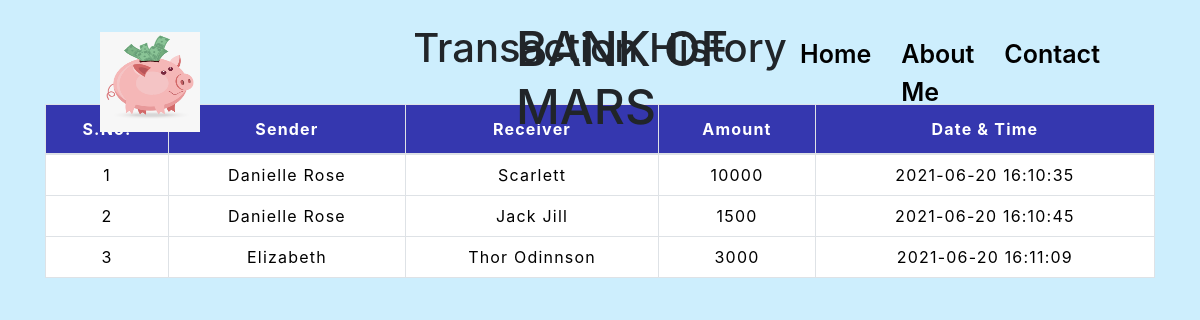
The page /transactionhistory.php on the database its author committed.
### tables this page shows
CREATE TABLE `transaction` (
  `sno` int(3) NOT NULL,
  `sender` text NOT NULL,
  `receiver` text NOT NULL,
  `balance` int(10) NOT NULL,
  `datetime` datetime NOT NULL DEFAULT current_timestamp()
);

### transactionhistory.php (the view, shortened to what this page needs)
<!DOCTYPE html>
<html lang="en">
<head>
    <link rel="stylesheet" href="https://stackpath.bootstrapcdn.com/bootstrap/4.5.2/css/bootstrap.min.css">
    <link rel="stylesheet" type="text/css" href="css/table.css">
</head>
  <body style= background-color:#cdeefd; >
      <?php
        include 'navbar.php';
      ?>
	<div class="container">
        <h2 class="text-center pt-4">Transaction History</h2>
       <br>
       <div class="table-responsive-sm">
     <table class="table table-hover table-striped table-condensed table-bordered">
        <thead>
            <tr>
                <th class="text-center">S.No.</th>
                <th class="text-center">Sender</th>
                <th class="text-center">Receiver</th>
                <th class="text-center">Amount</th>
                <th class="text-center">Date & Time</th>
            </tr>
        </thead>
        <tbody>
        <?php
            include 'config.php';
            $sql ="select * from transaction";
            $query =mysqli_query($conn, $sql);
            while($rows = mysqli_fetch_assoc($query))
            {
        ?>
            <tr>
            <td class="py-2"><?php echo $rows['sno']; ?></td>
            <td class="py-2"><?php echo $rows['sender']; ?></td>
            <td class="py-2"><?php echo $rows['receiver']; ?></td>
            <td class="py-2"><?php echo $rows['balance']; ?> </td>
            <td class="py-2"><?php echo $rows['datetime']; ?> </td>
        <?php
            }
        ?>
        </tbody>
    </table>
    </div>
</div>
</body>
</html>

### css/table.css (style rules this page uses)
h2 { font-size: 40px; }
table { letter-spacing: 1.2px; color: white; }
td { text-align: center; color: black; }

### transactionhistory.php (style rules this page uses)
th { background-color: #3537af; color: white; }
td { background-color: white; color: black; }

### rows shown on the page
transaction: sno "1", sender "Danielle Rose", receiver "Scarlett", balance "10000", datetime "2021-06-20 16:10:35"
transaction: sno "2", sender "Danielle Rose", receiver "Jack Jill", balance "1500", datetime "2021-06-20 16:10:45"
transaction: sno "3", sender "Elizabeth", receiver "Thor Odinnson", balance "3000", datetime "2021-06-20 16:11:09"
